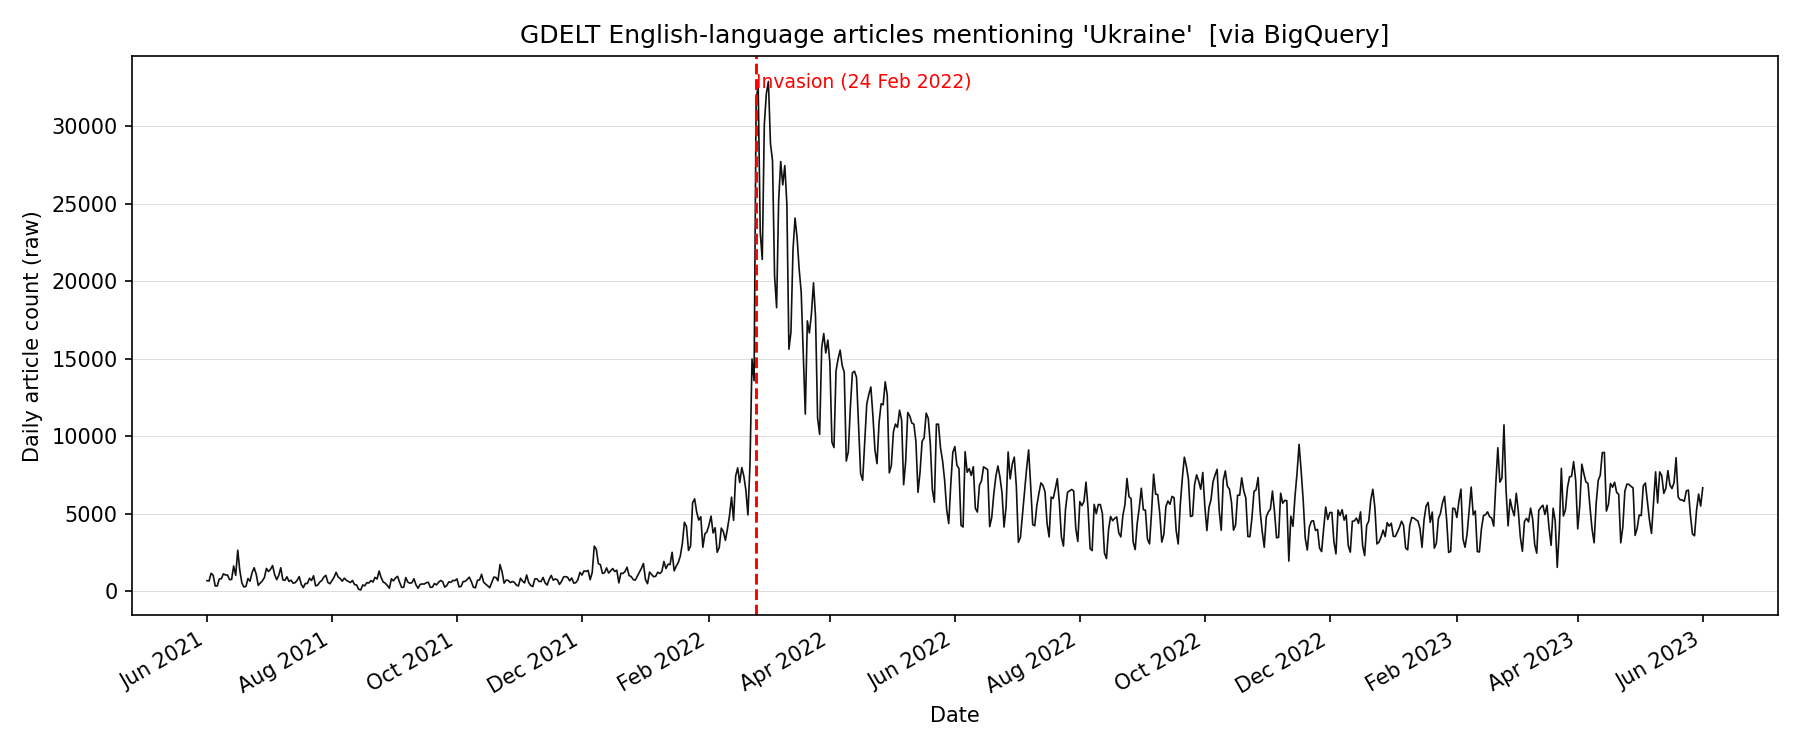

Generate this figure with Python:
import pandas as pd
import matplotlib
matplotlib.use("Agg")
import matplotlib.pyplot as plt
import matplotlib.dates as mdates
from google.cloud import bigquery

PROJECT = "ocha-493723"
client  = bigquery.Client(project=PROJECT)

print("Fetching Ukraine / English article counts from GDELT BigQuery...")

df = client.query("""
    SELECT
      PARSE_DATE('%Y%m%d', SUBSTR(CAST(DATE AS STRING), 1, 8)) AS date,
      COUNTIF(V2Locations LIKE '%Ukraine%') AS article_count,
      COUNT(*) AS all_articles
    FROM `gdelt-bq.gdeltv2.gkg`
    WHERE DATE BETWEEN 20210601000000 AND 20230601235959
      AND (TranslationInfo = '' OR TranslationInfo IS NULL)
    GROUP BY date
    ORDER BY date
""").to_dataframe()

df["date"] = pd.to_datetime(df["date"])
df = df[df["article_count"] > 0].reset_index(drop=True)
print(f"Got {len(df)} rows. Peak: {df['article_count'].max():,} articles/day")

invasion_date = pd.Timestamp("2022-02-24")
baseline_mean = df.loc[df["date"] < invasion_date, "article_count"].mean()
peak_row      = df.loc[df["article_count"].idxmax()]
ratio         = peak_row["article_count"] / baseline_mean

print(f"\nPeak date:              {peak_row['date'].date()}")
print(f"Peak article count:     {int(peak_row['article_count']):,}")
print(f"Peak / baseline ratio:  {ratio:.1f}x")

fig, ax = plt.subplots(figsize=(12, 5))
ax.plot(df["date"], df["article_count"], color="#111111", linewidth=0.8)
ax.axvline(invasion_date, color="red", linestyle="--", linewidth=1.4)
ax.text(invasion_date, ax.get_ylim()[1] * 0.97,
        "Invasion (24 Feb 2022)", color="red", fontsize=9, ha="left", va="top")
ax.xaxis.set_major_locator(mdates.MonthLocator(interval=2))
ax.xaxis.set_major_formatter(mdates.DateFormatter("%b %Y"))
plt.xticks(rotation=30, ha="right")
ax.set_xlabel("Date")
ax.set_ylabel("Daily article count (raw)")
ax.set_title("GDELT English-language articles mentioning 'Ukraine'  [via BigQuery]")
ax.grid(axis="y", linewidth=0.4, alpha=0.5)
fig.tight_layout()
fig.savefig("scratch/ukraine_demo.png", dpi=150)
print("\nSaved scratch/ukraine_demo.png")
